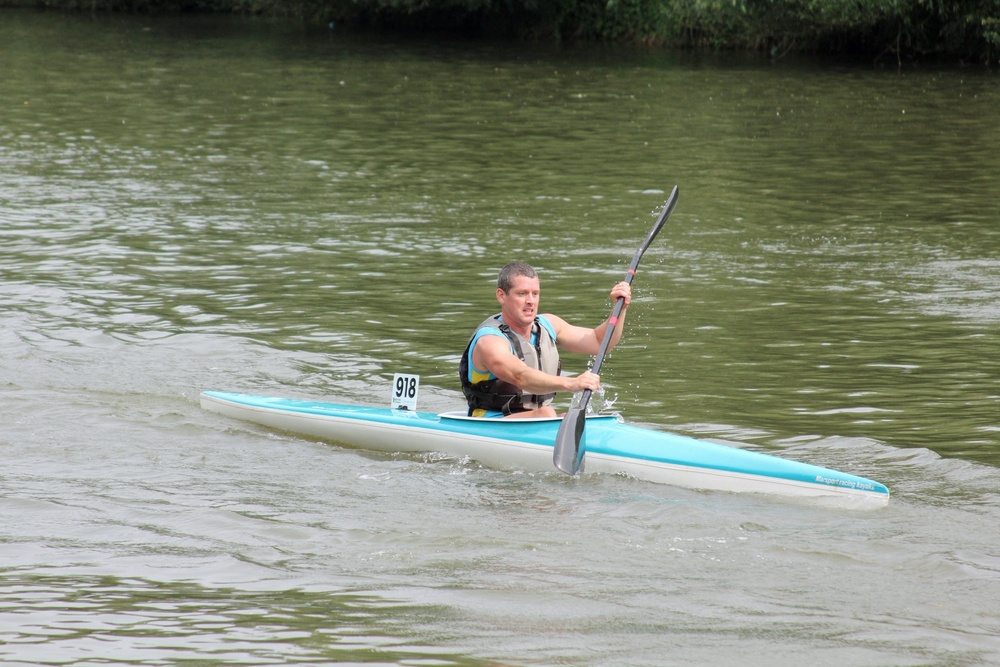
#> input picture img/img1.jpg, 1000 x 667 px, shrunk from 1944 x 1296 before the run
$ python detect_numbers.py -i img/img1.jpg
#> lines starting #> are read from the running program, lines starting #| are printed output that depends on the picture; after the words box and inside, x2 and y2 are one past the last pixel; in counts of white or black regions, pixels touching at a corner belong together
"""Using filters (+ eventually edge detection) to try to get number boards.
"""
import argparse
import math
import os
import typing

import numpy as np

import cv2 as cv
import networkx as nx
import pytesseract

# =============
# Magic numbers
# =============
MIN_CONTOUR_ASPECT_RATIO = 0.2  # Careful around digit "1"
MAX_CONTOUR_ASPECT_RATIO = 1
MIN_CONTOUR_AREA = 30
DELTA_ANGLE = 15  # Careful around skewed images
DELTA_AREA = 1
DELTA_WIDTH = 1
DELTA_HEIGHT = 0.2  # Number characters vary more in width than height
MAX_BB_AREA_FRACTION = 0.05  # max fraction of image a valid contour group


def calc_aspect_ratio(contour: np.ndarray) -> float:
    """Aspect ratio of a single contour"""
    _, _, width, height = cv.boundingRect(contour)
    return width / height


def calc_dist_between_centres(cnt1: np.ndarray, cnt2: np.ndarray) -> float:
    """Distance between the centres of the bounding boxes of two contours"""
    x1, y1, w1, h1 = cv.boundingRect(cnt1)
    x2, y2, w2, h2 = cv.boundingRect(cnt2)

    cx1, cy1 = [x1 + w1 / 2, y1 + h1 / 2]
    cx2, cy2 = [x2 + w2 / 2, y2 + h2 / 2]

    return math.sqrt((cx1 - cx2)**2 + (cy1 - cy2)**2)


def calc_angle_between_centres(cnt1: np.ndarray, cnt2: np.ndarray) -> float:
    """Angle between the coordinates of the bounding box centres"""
    x1, y1, _, _ = cv.boundingRect(cnt1)
    x2, y2, _, _ = cv.boundingRect(cnt2)

    adjacent = abs(x1 - x2)
    opposite = abs(y1 - y2)

    if adjacent != 0:
        angle = math.atan(opposite / adjacent)
    else:
        angle = math.pi / 2

    # Convert to degrees for readability
    return angle * (180 / math.pi)


def calc_changes(cnt1: np.ndarray,
                 cnt2: np.ndarray) -> typing.Tuple[float, float, float]:
    """Calculate the changes in area, width and height between two contours"""
    _, _, w1, h1 = cv.boundingRect(cnt1)
    _, _, w2, h2 = cv.boundingRect(cnt2)

    delta_area = abs(w2 * h2 - w1 * h1) / (w1 * h1)
    delta_width = abs(w2 - w1) / w1
    delta_height = abs(h2 - h1) / h1

    return (delta_area, delta_width, delta_height)


if __name__ == '__main__':

    args_parser = argparse.ArgumentParser()
    args_parser.add_argument('--image',
                             '-i',
                             help="""location of image file to process""",
                             dest='img_loc',
                             required=True)
    args_parser.add_argument(
        '--debug',
        help='save intermediate images',
        dest='debug',
        action='store_true',
    )
    args_parser.add_argument(
        '--save-results',
        help='save results image',
        dest='save_results',
        action='store_true',
    )

    args_parser.set_defaults(debug=False)
    args_parser.set_defaults(save_results=False)
    args = args_parser.parse_args()

    debug = args.debug
    img_loc = args.img_loc
    save_results = args.save_results

    if not os.path.exists(img_loc):
        raise IOError(f'File {img_loc} does not exist')

    if debug or save_results:
        file_stem = os.path.splitext(os.path.basename(img_loc))[0]
        output_dir = os.path.join('/tmp/auto-hasler', file_stem)
        os.makedirs(output_dir, exist_ok=True)

    img = cv.imread(img_loc)
#> img is the input picture: shape (667, 1000, 3); mean B, G, R 119.7, 136.3, 130.6
    if debug:
        print(f'In debug mode: intermediate images written to {output_dir}')
        height = img.shape[0]
        width = img.shape[1]
        area = height * width
        print(f'Image size: {height} x {width}, area = {area}')
        cv.imwrite(os.path.join(output_dir, '1_original.png'), img)

    # TODO mess around with brightness and contrast
    # alpha in [1.0, 3.0] - contrast
    # beta in [1, 100] - brightness
    alpha = 2.0
    beta = 30
    contrast = cv.convertScaleAbs(img, alpha=alpha, beta=beta)
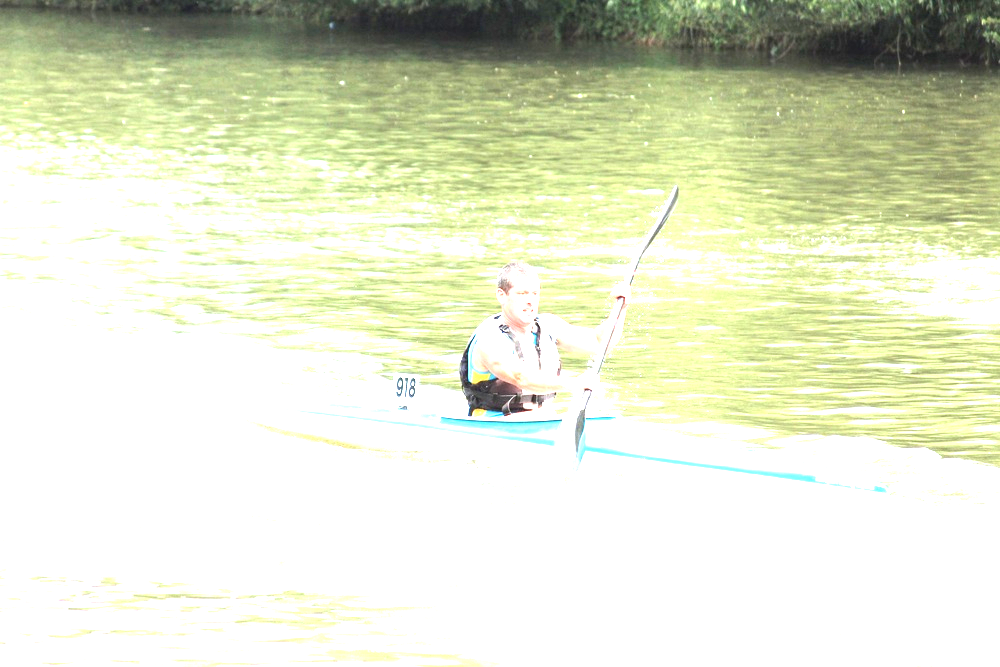
#> contrast: shape (667, 1000, 3); mean B, G, R 203.5, 228.6, 223.8
    if debug:
        cv.imwrite(os.path.join(output_dir, '1_contrast.png'), contrast)

    # Transform to grey image
    hsv = cv.cvtColor(img, cv.COLOR_BGR2HSV)
#> hsv: shape (667, 1000, 3); mean H, S, V 51.5, 49.6, 137.8
    hue, saturation, greyscale = cv.split(hsv)
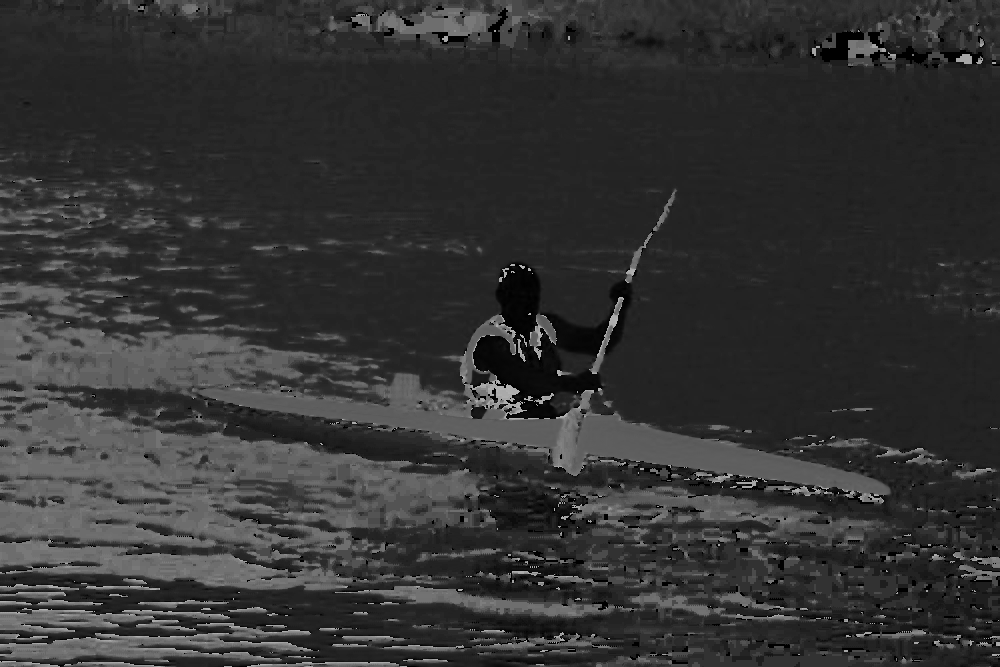
#> hue: shape (667, 1000); min 0, max 179, mean 51.5
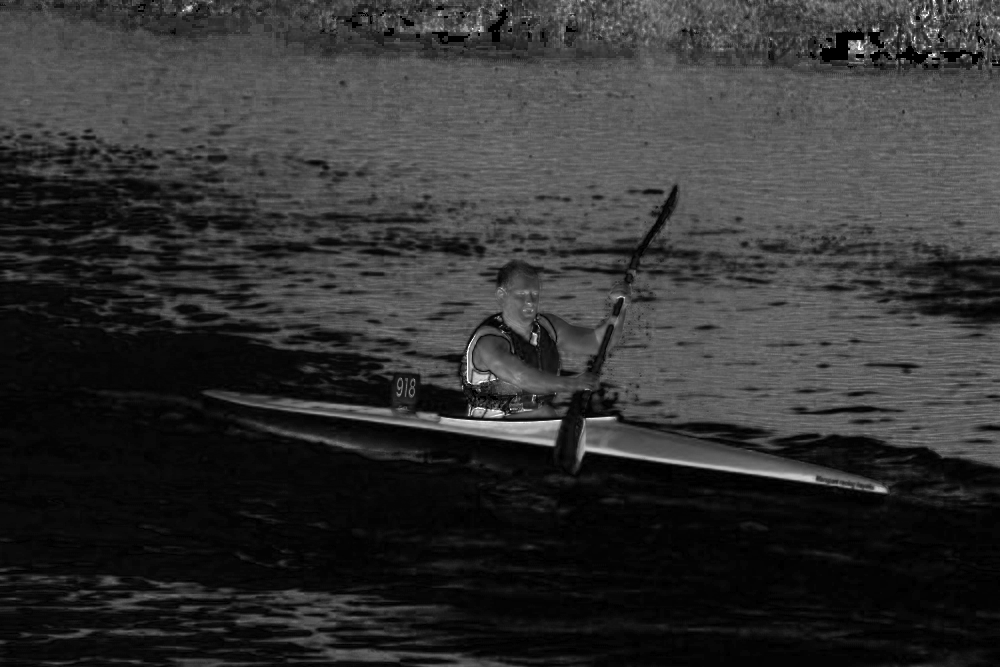
#> saturation: shape (667, 1000); min 0, max 255, mean 49.6
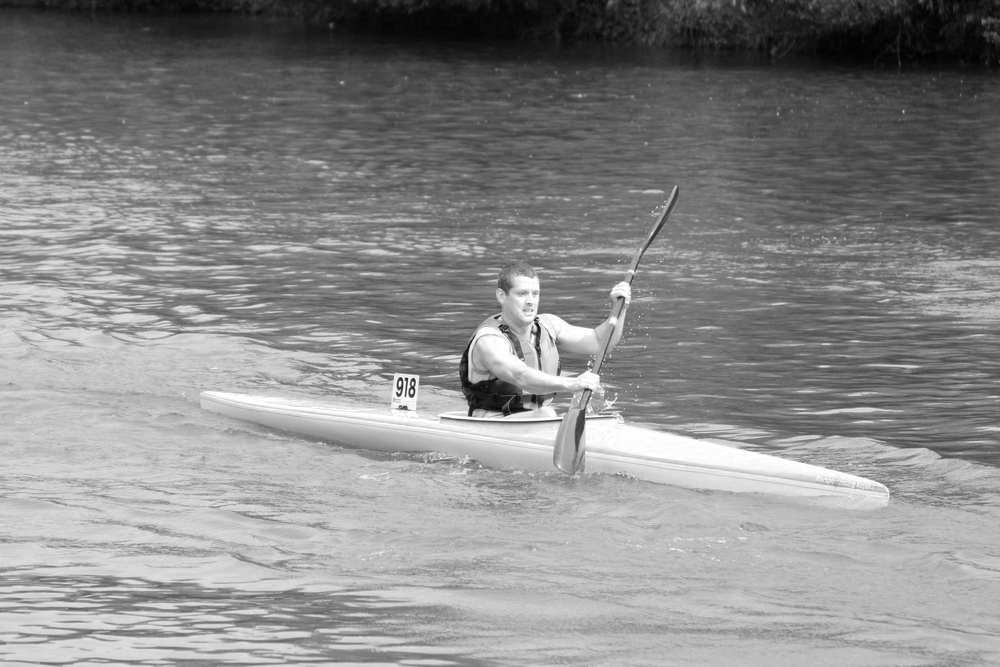
#> greyscale: shape (667, 1000); min 0, max 255, mean 137.8
    if debug:
        cv.imwrite(os.path.join(output_dir, '2_grey.png'), greyscale)

    # kernel to use for morphological operations
    kernel = cv.getStructuringElement(cv.MORPH_RECT, (3, 3))

    # applying topHat/blackHat operations
    topHat = cv.morphologyEx(greyscale, cv.MORPH_TOPHAT, kernel)
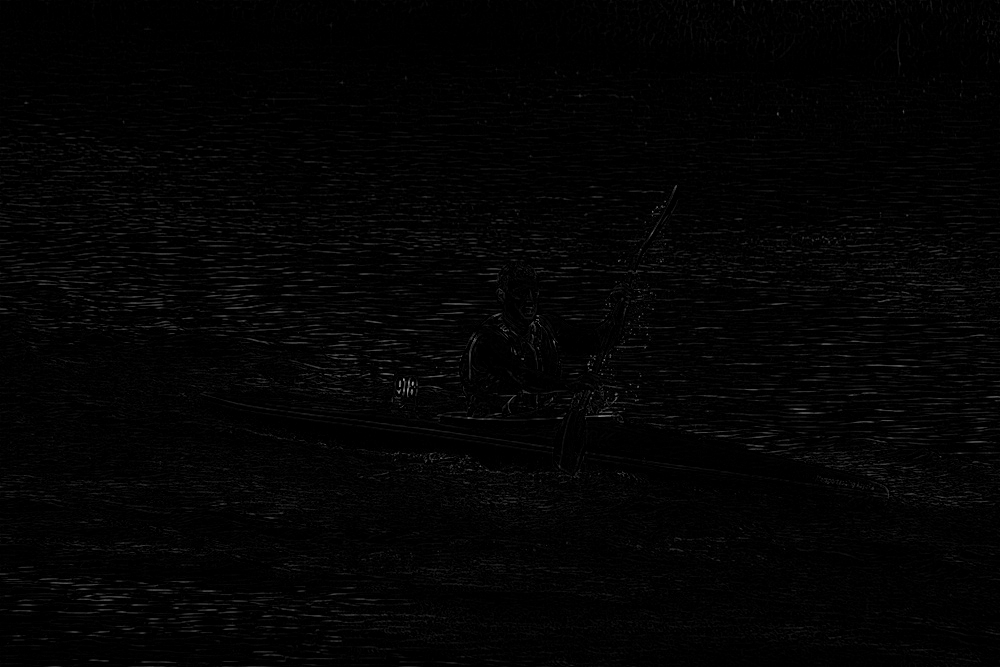
#> topHat: shape (667, 1000); min 0, max 165, mean 3.6
    blackHat = cv.morphologyEx(greyscale, cv.MORPH_BLACKHAT, kernel)
    if debug:
        cv.imwrite(os.path.join(output_dir, '3_topHat.png'), topHat)
        cv.imwrite(os.path.join(output_dir, '4_blackHat.png'), blackHat)

    # add and subtract between morphological operations
    add = cv.add(greyscale, topHat)
    subtract = cv.subtract(add, blackHat)
    if debug:
        cv.imwrite(os.path.join(output_dir, '5_subtract.png'), subtract)

    # applying Gaussian blur on subtract image
    # TODO adaptive blur (to image size)
    blur = cv.GaussianBlur(subtract, ksize=(3, 3), sigmaX=0)  # multiple3
    # blur = cv.GaussianBlur(subtract, ksize=(5, 5), sigmaX=0)
    if debug:
        cv.imwrite(os.path.join(output_dir, '6_blur.png'), blur)
    # thresholding
    thresh = cv.adaptiveThreshold(blur, 255, cv.ADAPTIVE_THRESH_GAUSSIAN_C,
                                  cv.THRESH_BINARY_INV, 19, 9)
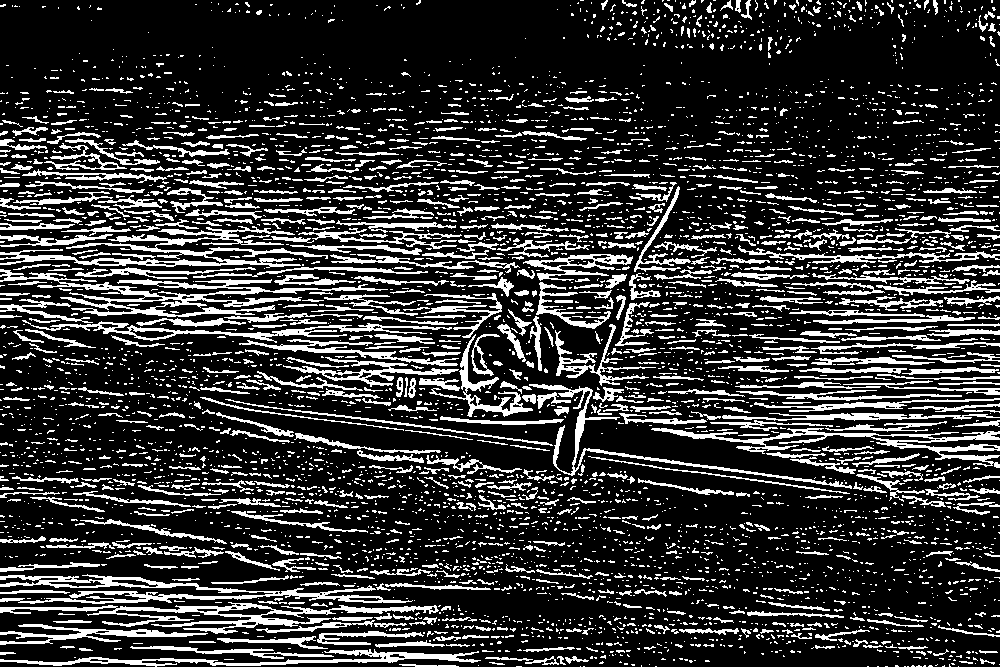
#> thresh: shape (667, 1000); 20.5% white in thin lines or dots

    if debug:
        cv.imwrite(os.path.join(output_dir, '7_thresh.png'), thresh)

    # Check for contours on thresholded image
    contours, hierarchy = cv.findContours(thresh, cv.RETR_LIST,
                                          cv.CHAIN_APPROX_SIMPLE)
#> contours = 5058 contours, 4473 with area under 20; largest, box (x1, y1, x2, y2) and area: (0, 269, 388, 317) 3357, (0, 574, 413, 604) 2836, (0, 602, 439, 634) 2758, (0, 226, 328, 268) 2514, (651, 428, 1000, 468) 2224

    height, width = thresh.shape
#> height = 667; width = 1000
    image_contours = np.zeros((height, width, 3), dtype=np.uint8)

    # Simple aspect ratio check for characters
    # This does the same job as looking for closed contours
    possible_chars = []
    for i, contour in enumerate(contours):

        if debug:
            # draw contours based on actual found contours of thresh image
            cv.drawContours(image_contours, contours, i, (255, 255, 255))

        if MIN_CONTOUR_ASPECT_RATIO < calc_aspect_ratio(
                contour  # noqa: C812
        ) < MAX_CONTOUR_ASPECT_RATIO and MIN_CONTOUR_AREA < cv.contourArea(
                contour):
            possible_chars.append(contour)
#> this loop made 5058 passes
#> (contour, width in calc_aspect_ratio, height in calc_aspect_ratio) on passes 1 to 3: ([[958, 666]], 1, 1), ([[907, 666], [908, 666]], 2, 1), ([[904, 666], [905, 666]], 2, 1)
#> image_contours: shape (667, 1000, 3); every value is 0
#> after the loop, possible_chars = 15 contours; largest, box (x1, y1, x2, y2) and area: (634, 186, 691, 272) 462, (471, 334, 500, 376) 340, (615, 302, 654, 346) 272, (497, 324, 526, 362) 222, (530, 316, 542, 371) 190

    if debug:
        cv.imwrite(os.path.join(output_dir, '8_contours.png'), image_contours)

    # Draw subset of contours
    if debug:
        image_contours = np.zeros((height, width, 3), np.uint8)
        cv.drawContours(image_contours, possible_chars, -1, (255, 255, 255))
        cv.imwrite(os.path.join(output_dir, '9_contours_possible_chars.png'),
                   image_contours)

    n_contours = len(possible_chars)
#> n_contours = 15
    matches = np.zeros((n_contours, n_contours), np.uint8)
    # Take pairs of candidate numbers and compare their attributes
    for i, cnt1 in enumerate(possible_chars):
        for j, cnt2 in enumerate(possible_chars):

            if i == j:  # Remove matches and double calcs
                continue

            _, _, w1, h1 = cv.boundingRect(cnt1)
            cnt1_diagonal = math.sqrt(w1**2 + h1**2)
            dist_between_centres = calc_dist_between_centres(cnt1, cnt2)
            angle_between_centres = calc_angle_between_centres(cnt1, cnt2)
            delta_area, delta_width, delta_height = calc_changes(cnt1, cnt2)

            if dist_between_centres < 2 * cnt1_diagonal and \
                    angle_between_centres < DELTA_ANGLE and \
                    delta_area < DELTA_AREA and \
                    delta_width < DELTA_WIDTH and \
                    delta_height < DELTA_HEIGHT:
                matches[i][j] = 1
#> this loop made 15 passes

    # Find connected components of this graph
#> (the run stopped early here; a loop or call above may not have finished)
